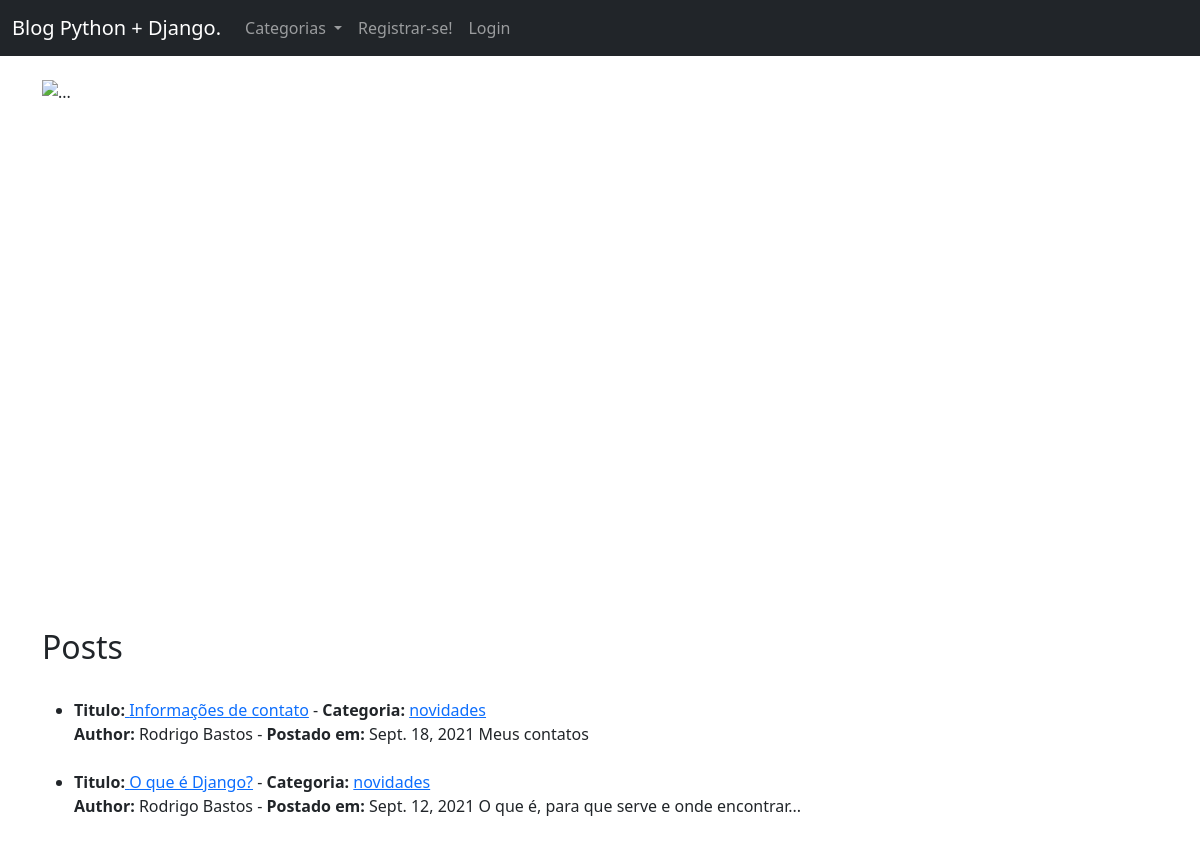
/, run on an earlier commit of the app's database.
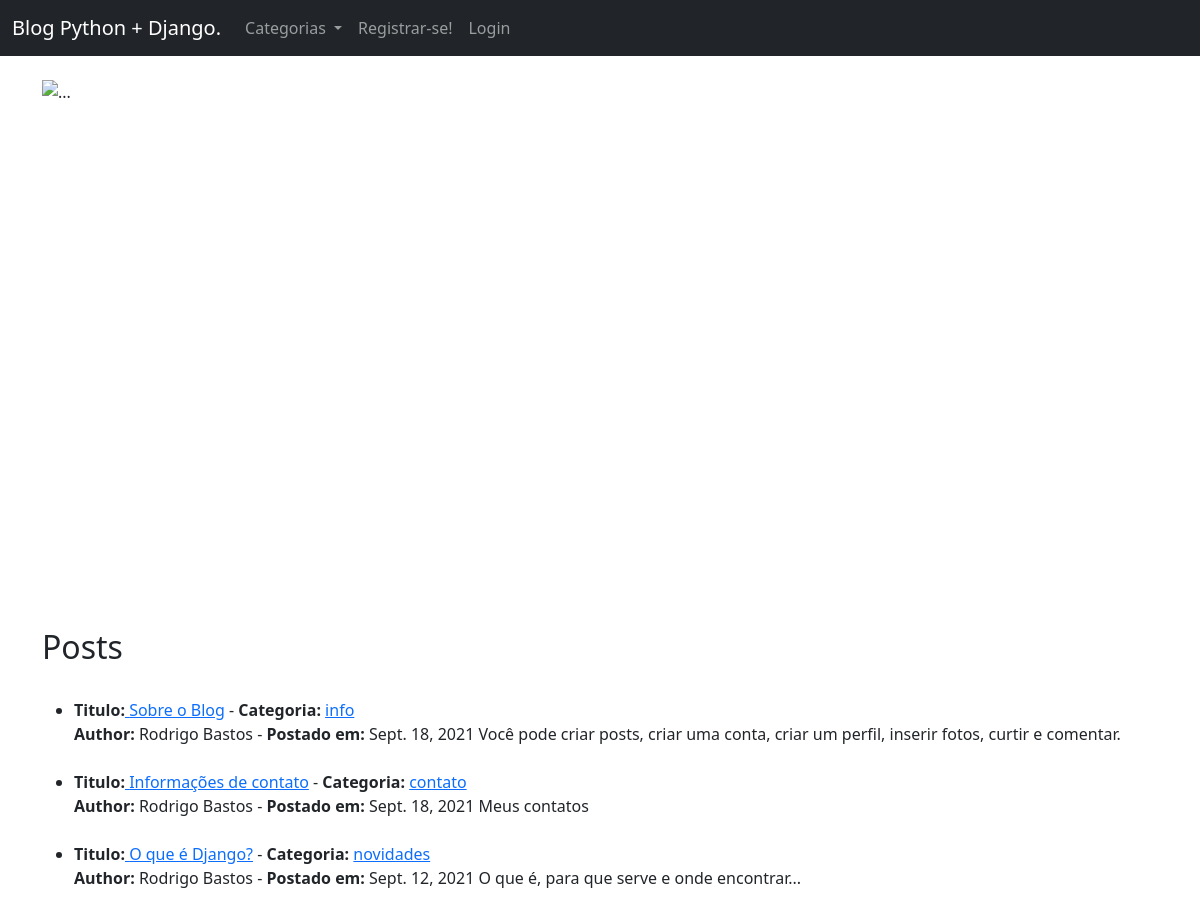
And on a later commit of the database.
### MeuBlog/models.py (models this page shows, shortened)
class Post(models.Model):
    title = models.CharField(max_length=255)
    header_image = models.ImageField(null=True, blank=True, upload_to="images/")
    title_tag = models.CharField(max_length=255, default=" ")
    author = models.ForeignKey(User, on_delete=models.CASCADE)
    body = RichTextField(blank=True, null=True)
    post_date = models.DateField(auto_now_add=True)
    category = models.CharField(max_length=255, default='coding')
    snippet = models.CharField(max_length=255)
    likes = ManyToManyField(User, related_name='blog_posts')

### MeuBlog/views.py (the view)
# urls.py: path('',  HomeView.as_view(), name="home"),
class HomeView(ListView):
    model = Post
    template_name = 'home.html'
    ordering = ['-id']
    def get_context_data(self, *args, **kwargs):
        cat_menu = Category.objects.all()
        context = super(HomeView, self).get_context_data(*args, **kwargs)
        context["cat_menu"] = cat_menu
        return context

### MeuBlog/models.py (called while the page is built)
    def __str__(self):
        return self.name

### MeuBlog/templates/home.html (shortened to what this page needs)
{% extends 'base.html' %}
{% block content %}
<div id="carouselExampleCaptions" class="carousel slide" data-bs-ride="carousel">
    <div class="carousel-indicators">
      <button type="button" data-bs-target="#carouselExampleCaptions" data-bs-slide-to="0" class="active" aria-current="true" aria-label="Slide 1"></button>
      <button type="button" data-bs-target="#carouselExampleCaptions" data-bs-slide-to="1" aria-label="Slide 2"></button>
      <button type="button" data-bs-target="#carouselExampleCaptions" data-bs-slide-to="2" aria-label="Slide 3"></button>
    </div>
    <div class="carousel-inner">
      <div class="carousel-item active">
        <img src="https://wallpapercave.com/wp/wp3105538.jpg" width="100%" height="500x200" class="d-block w-100" alt="...">
        <div class="carousel-caption d-none d-md-block">
          <h4>Bem Vindos</h4>
          <p>Obrigado por acessar o Blog!</p>
        </div>
      </div>
    </div>
    <button class="carousel-control-prev" type="button" data-bs-target="#carouselExampleCaptions" data-bs-slide="prev">
      <span class="carousel-control-prev-icon" aria-hidden="true"></span>
    </button>
    <button class="carousel-control-next" type="button" data-bs-target="#carouselExampleCaptions" data-bs-slide="next">
      <span class="carousel-control-next-icon" aria-hidden="true"></span>
    </button>
  </div>
<br><br>
<h2>Posts</h2>
<ul>
{% for post in object_list %}
    <br>
    <li><strong>Titulo:</strong><a href="{% url 'article-detail' post.pk %}">
        {{ post.title }}</a> -
        <strong>Categoria:</strong> <a href="{% url 'category' post.category|slugify %}">{{ post.category }}</a>
        <br> <strong>Author:</strong> {{ post.author.first_name }} {{ post.author.last_name }} -
        <strong>Postado em:</strong> {{ post.post_date }}
    {{ post.snippet }}
    </li>
{% endfor%}
</ul>
{% endblock %}

What changed in the data, as far as the page shows it:
added Post: title "Sobre o Blog", category "info", author.first_name "Rodrigo", author.last_name "Bastos", post_date "Sept. 18, 2021", snippet "Você pode criar posts, criar uma conta, criar um perfil, inserir fotos, curtir e comentar."
changed Post "Informações de contato": category "novidades" → "contato"
